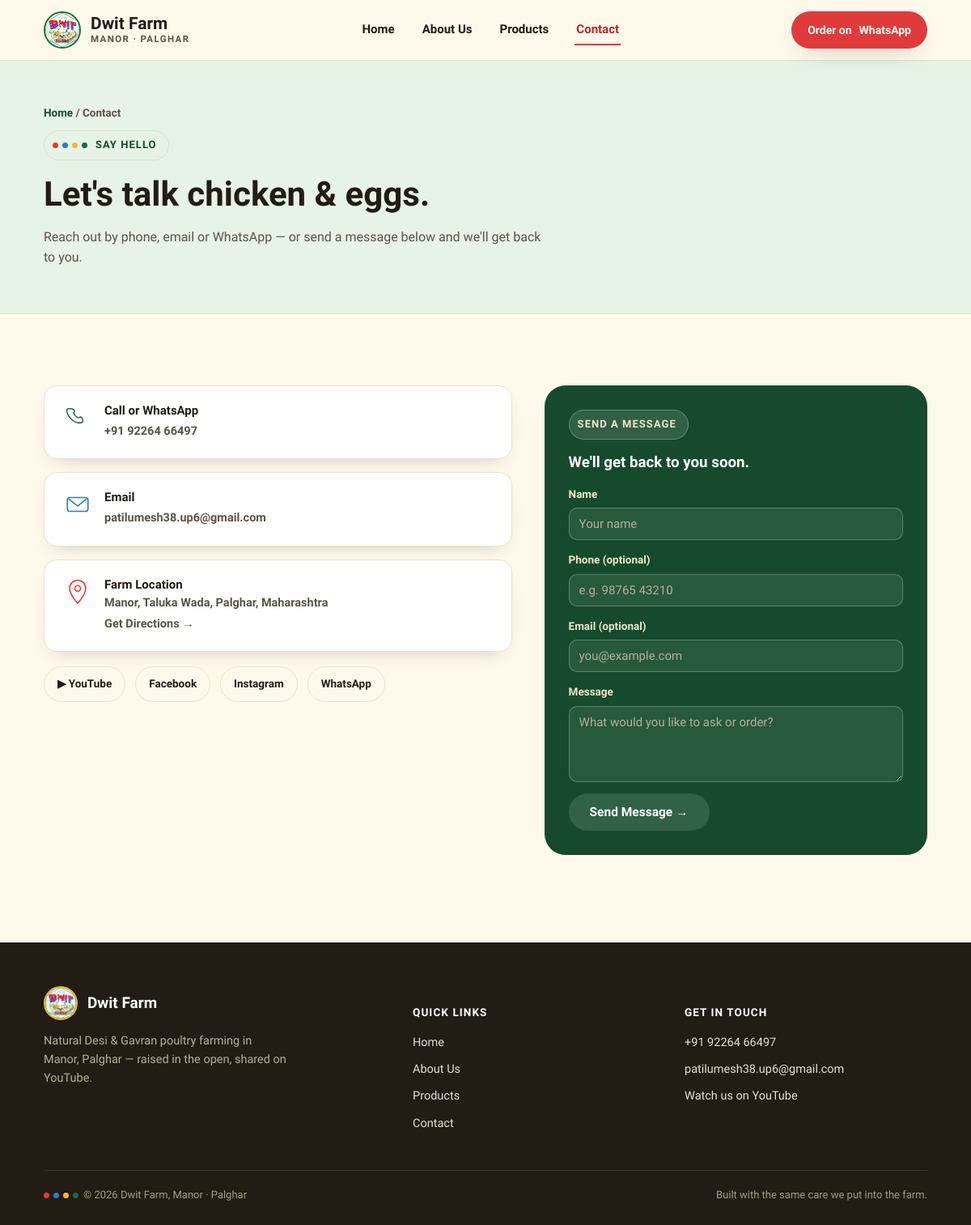
The app's page /contact with its own data.
### models.py (models this page shows)
class Setting(db.Model):
    key = db.Column(db.String(80), primary_key=True)
    value = db.Column(db.Text, default="")

### app.py (the view, shortened to what this page needs)
    @app.route("/contact", methods=["GET", "POST"])
    def contact():
        return render_template("contact.html", active_page="contact")

### app.py (called while the page is built, shortened)
def get_settings():
    return {s.key: s.value for s in Setting.query.all()}

def register_public_routes(app):
    @app.context_processor
    def inject_settings():
        return {"settings": get_settings()}
    @app.route("/")
    def index():
        return render_template("index.html", active_page="home")
    @app.route("/about")
    def about():
        return render_template("about.html", active_page="about")
    @app.route("/products")
    def products():
        items = (
            Product.query.filter_by(is_active=True)
            .order_by(Product.sort_order, Product.id)
            .all()
        )
        return render_template("products.html", products=items, active_page="products")
    @app.route("/contact", methods=["GET", "POST"])
    def contact():
        return render_template("contact.html", active_page="contact")

### templates/contact.html (shortened to what this page needs)
{% extends "base.html" %}
{% block content %}
<section class="page-head">
  <div class="container">
    <div class="crumb"><a href="{{ url_for('index') }}">Home</a> / Contact</div>
    <span class="eyebrow"><span class="quad-dots"><span></span><span></span><span></span><span></span></span>Say Hello</span>
    <h1>Let's talk chicken &amp; eggs.</h1>
    <p style="max-width:620px;">Reach out by phone, email or WhatsApp — or send a message below and we'll get back to you.</p>
  </div>
</section>
<section>
  <div class="container contact-grid">
    <div>
      <div class="contact-card">
        <svg class="ic" viewBox="0 0 48 48" fill="none"><path d="M12 8c2 0 5 1 6 3 1 2-1 4-1 5 1 3 5 7 8 8 1 0 3-2 5-1 2 1 3 4 3 6 0 3-3 4-6 4-10 0-22-12-22-22 0-3 1-3 7-3Z" stroke="#1F6B3F" stroke-width="2.2" stroke-linejoin="round"/></svg>
        <div>
          <h4>Call or WhatsApp</h4>
          <a href="tel:+{{ settings.phone_e164 }}">{{ settings.phone_display }}</a>
        </div>
      </div>
      <div class="contact-card">
        <svg class="ic" viewBox="0 0 48 48" fill="none"><rect x="6" y="12" width="36" height="24" rx="4" stroke="#2C7DC9" stroke-width="2.2"/><path d="M8 14l16 13 16-13" stroke="#2C7DC9" stroke-width="2.2" stroke-linejoin="round" fill="none"/></svg>
        <div>
          <h4>Email</h4>
          <a href="mailto:{{ settings.email }}">{{ settings.email }}</a>
        </div>
      </div>
      <div class="contact-card">
        <svg class="ic" viewBox="0 0 48 48" fill="none"><path d="M24 4c-8 0-14 6-14 14 0 11 14 26 14 26s14-15 14-26c0-8-6-14-14-14Z" stroke="#E13A3A" stroke-width="2.2" stroke-linejoin="round"/><circle cx="24" cy="18" r="5" stroke="#E13A3A" stroke-width="2.2"/></svg>
        <div>
          <h4>Farm Location</h4>
          <p>{{ settings.address }}</p>
          <a class="map-link" href="https://www.google.com/maps/search/?api=1&query={{ settings.site_name | replace(' ', '+') }}+{{ settings.address | replace(' ', '+') | replace(',', '') }}" target="_blank" rel="noopener">Get Directions →</a>
        </div>
      </div>
      <div class="social-row">
        <a class="social-pill" href="{{ settings.youtube_url }}" target="_blank" rel="noopener">▶ YouTube</a>
        <a class="social-pill" href="{{ settings.facebook_url }}" target="_blank" rel="noopener">Facebook</a>
        <a class="social-pill" href="{{ settings.instagram_url }}" target="_blank" rel="noopener">Instagram</a>
        <a class="social-pill" href="https://wa.me/{{ settings.phone_e164 }}" target="_blank" rel="noopener">WhatsApp</a>
      </div>
    </div>
    <div class="note-card">
      <span class="eyebrow" style="background:rgba(255,255,255,.12);border-color:rgba(255,255,255,.25);color:#EFE6C8;">Send a Message</span>
      <h3>We'll get back to you soon.</h3>
      <form method="POST" action="{{ url_for('contact') }}" class="contact-form">
        <label>
          Name
          <input type="text" name="name" required maxlength="120" placeholder="Your name">
        </label>
        <label>
          Phone (optional)
          <input type="tel" name="phone" maxlength="40" placeholder="e.g. 98765 43210">
        </label>
        <label>
          Email (optional)
          <input type="email" name="email" maxlength="120" placeholder="you@example.com">
        </label>
        <label>
          Message
          <textarea name="message" required rows="4" placeholder="What would you like to ask or order?"></textarea>
        </label>
        <button type="submit" class="btn btn-ghost-light">Send Message →</button>
      </form>
    </div>
  </div>
</section>
{% endblock %}

### templates/base.html (shortened to what this page needs)
<!DOCTYPE html>
<html lang="en">
<head>
<link rel="stylesheet" href="{{ url_for('static', filename='css/styles.css') }}">
</head>
<body>
<header class="site-header">
  <div class="container nav">
    <a href="{{ url_for('index') }}" class="brand">
      <img src="{{ url_for('static', filename='assets/logo.jpg') }}" alt="{{ settings.site_name }} logo">
      <span class="brand-name">{{ settings.site_name }}<span>{{ settings.tagline }}</span></span>
    </a>
    <nav class="nav-links" id="navLinks">
      <a href="{{ url_for('index') }}" class="{{ 'active' if active_page == 'home' else '' }}">Home</a>
      <a href="{{ url_for('about') }}" class="{{ 'active' if active_page == 'about' else '' }}">About Us</a>
      <a href="{{ url_for('products') }}" class="{{ 'active' if active_page == 'products' else '' }}">Products</a>
      <a href="{{ url_for('contact') }}" class="{{ 'active' if active_page == 'contact' else '' }}">Contact</a>
    </nav>
    <div class="nav-cta">
      <a class="btn btn-red btn-sm" href="https://wa.me/{{ settings.phone_e164 }}?text=Hi%20{{ settings.site_name }}%2C%20I%27d%20like%20to%20order">
        <span class="btn-label-full">Order on </span>WhatsApp
      </a>
    </div>
  </div>
</header>
{% block content %}{% endblock %}
<footer class="site-footer">
  <div class="container">
    <div class="footer-grid">
      <div>
        <div class="footer-brand">
          <img src="{{ url_for('static', filename='assets/logo.jpg') }}" alt="{{ settings.site_name }} logo">
          <span>{{ settings.site_name }}</span>
        </div>
        <p style="max-width:300px;color:#B9AF99;font-size:14.5px;">{{ settings.footer_tagline | safe }}</p>
      </div>
      <div>
        <h5>Quick Links</h5>
        <ul>
          <li><a href="{{ url_for('index') }}">Home</a></li>
          <li><a href="{{ url_for('about') }}">About Us</a></li>
          <li><a href="{{ url_for('products') }}">Products</a></li>
          <li><a href="{{ url_for('contact') }}">Contact</a></li>
        </ul>
      </div>
      <div>
        <h5>Get in Touch</h5>
        <ul>
          <li><a href="tel:+{{ settings.phone_e164 }}">{{ settings.phone_display }}</a></li>
          <li><a href="mailto:{{ settings.email }}">{{ settings.email }}</a></li>
          <li><a href="{{ settings.youtube_url }}" target="_blank" rel="noopener">Watch us on YouTube</a></li>
        </ul>
      </div>
    </div>
    <div class="footer-bottom">
      <span><span class="quad-dots"><span></span><span></span><span></span><span></span></span>© 2026 {{ settings.site_name }}, {{ settings.tagline }}</span>
      <span>Built with the same care we put into the farm.</span>
    </div>
  </div>
</footer>
</body>
</html>

### records on screen
Setting: site_name "Dwit Farm"
Setting: tagline "MANOR · PALGHAR", tagline "Manor · Palghar"
Setting: phone_display "+91 92264 66497"
Setting: email "patilumesh38.up6@gmail.com"
Setting: address "Manor, Taluka Wada, Palghar, Maharashtra"
Setting: footer_tagline "Natural Desi & Gavran poultry farming in Manor, Palghar — raised in the open, shared on YouTube."
